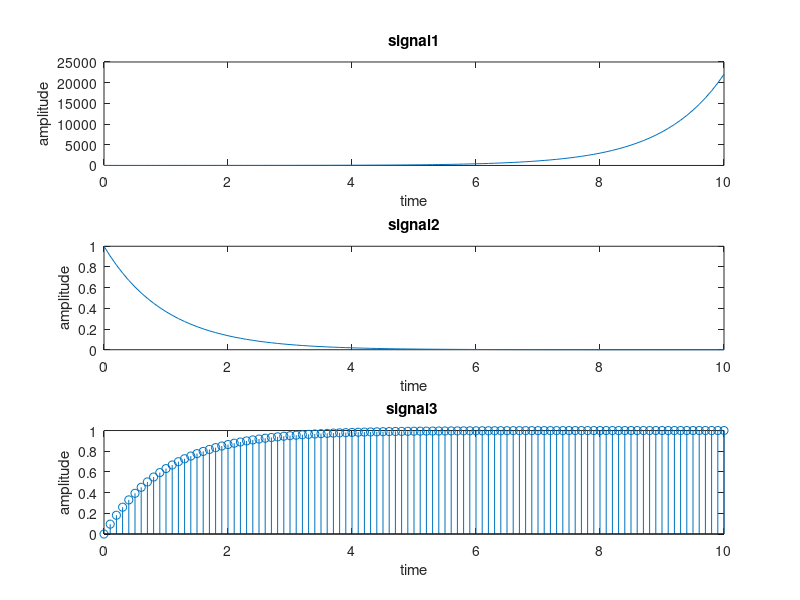

Write the MATLAB code that produced this figure.
%exponantial signal in matlab
t=0:0.1:10;
y=exp(t);
subplot(3,1,1);
plot(t,y);
title('signal1'); xlabel('time'); ylabel('amplitude');
y=exp(-t); %genliği 2 yapmak istersek y=2*exp(-t) dememiz gerekir
subplot(3,1,2);
plot(t,y);
title('signal2'); xlabel('time'); ylabel('amplitude');
y=1-exp(-t); %genliği 2 yapmak istersek y=2*exp(-t) dememiz gerekir
subplot(3,1,3);
plot(t,y);
stem(t,y);
title('signal3 '); xlabel('time'); ylabel('amplitude');

